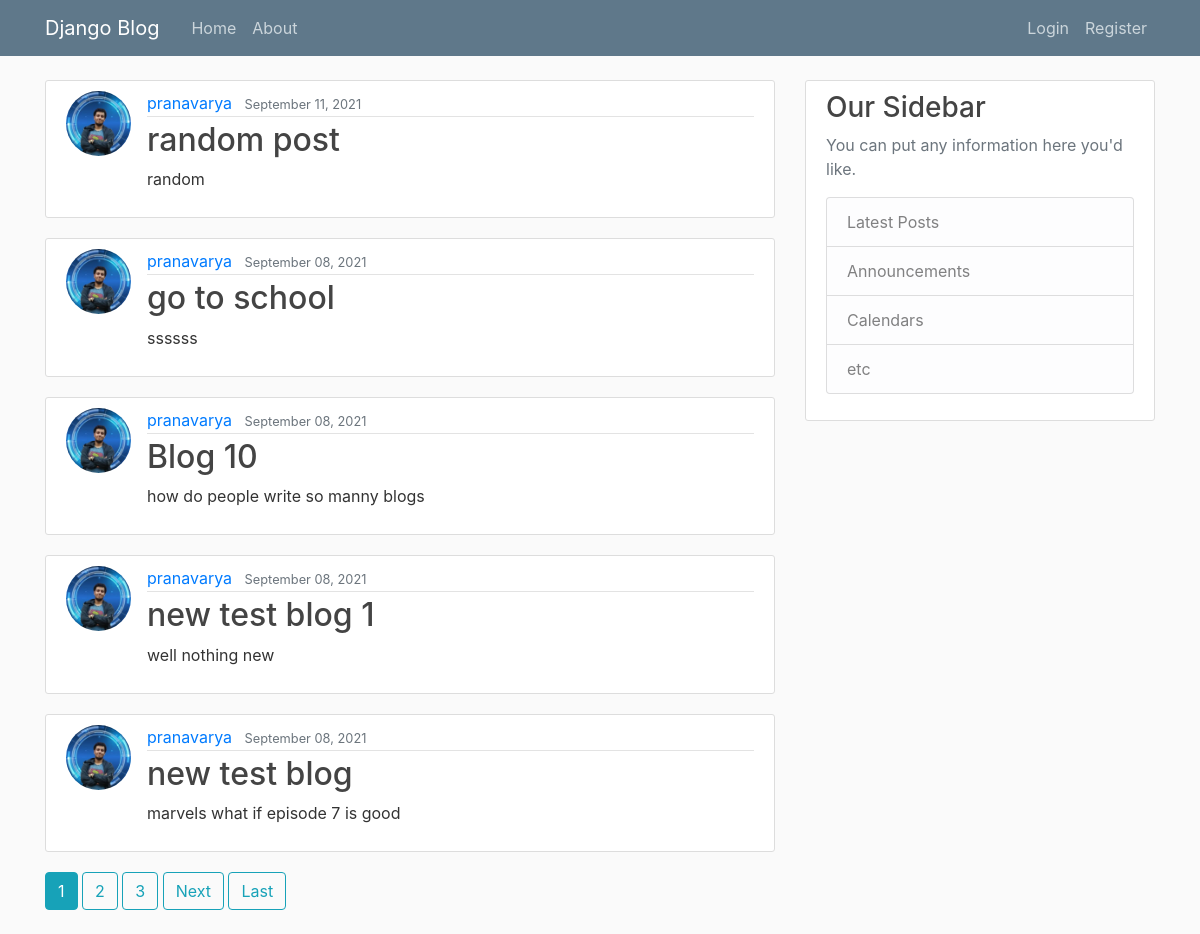
The page / on the database its author committed.
### blog/models.py (models this page shows, shortened)
class post(models.Model):
    title=models.CharField(max_length=100)
    content=models.TextField()
    date_posted=models.DateTimeField(default=timezone.now)
    author=models.ForeignKey(User,on_delete=models.CASCADE)

### users/models.py (models this page shows, shortened)
class Profile(models.Model):
    user = models.OneToOneField(User, on_delete=models.CASCADE)
    image = models.ImageField(default='default.jpg', upload_to='profile_pics')

### blog/views.py (the view)
# urls.py: path('', PostView.as_view(),name="blog-home"),
class PostView(ListView):
    model =  post
    template_name='blog/home.html'
    context_object_name='posts'
    ordering=['-date_posted']
    paginate_by=5

### blog/templates/blog/home.html (shortened to what this page needs)
{% extends "blog/base.html" %}
{% block content %}
    {% for post in posts %}
        <article class="media content-section">
          <img class="rounded-circle article-img" src="{{ post.author.profile.image.url }}">
          <div class="media-body">
            <div class="article-metadata">
              <a class="mr-2" href="{% url 'user-posts' post.author %}">{{ post.author }}</a>
              <small class="text-muted">{{ post.date_posted|date:"F d, Y" }}</small>
            </div>
            <h2><a class="article-title" href="{% url 'post-detail' post.id %}">{{ post.title }}</a></h2>
            <p class="article-content">{{ post.content }}</p>
          </div>
        </article>
    {% endfor %}
    {% if is_paginated %}
      {% for num in page_obj.paginator.page_range %}
          {% if num == page_obj.number %}
            <a class="btn btn-info mb-4" href="?page={{num}}">{{num}}</a>
          {% elif num > page_obj.number|add:"-3" and num < page_obj.number|add:"3" %}
              <a class="btn btn-outline-info mb-4" href="?page={{num}}">{{num}}</a>
          {% endif %}
      {% endfor %}
    {% if page_obj.has_next %}
       <a class="btn btn-outline-info mb-4" href="?page={{ page_obj.next_page_number }}">Next</a>
        <a class="btn btn-outline-info mb-4" href="?page={{ page_obj.paginator.num_pages }}">Last</a>
      {% endif %}
    {% endif %}
{% endblock content %}

### blog/templates/blog/base.html (shortened to what this page needs)
{% load  static %}
<!DOCTYPE html>
<html>
  <head>
    <link rel="stylesheet" href="https://maxcdn.bootstrapcdn.com/bootstrap/4.0.0/css/bootstrap.min.css">
    <link rel="stylesheet" type="text/css" href="{% static 'blog/main.css' %}">
  </head>
  <body>
  <header class="site-header">
  <nav class="navbar navbar-expand-md navbar-dark bg-steel fixed-top">
    <div class="container">
      <a class="navbar-brand mr-4" href="/">Django Blog</a>
      <div class="collapse navbar-collapse" id="navbarToggle">
        <div class="navbar-nav mr-auto">
          <a class="nav-item nav-link" href="/">Home</a>
          <a class="nav-item nav-link" href="/about">About</a>
        </div>
        <div class="navbar-nav">
          {%if user.is_authenticated %}
          <a class="nav-item nav-link" href="{% url 'logout' %}">Logout</a>
          <a class="nav-item nav-link" href="{% url 'profile' %}">profile</a>
          <a class="nav-item nav-link" href="{% url 'post-create' %}">Create a post</a>
          {% else %}
          <a class="nav-item nav-link" href="{% url 'login' %}">Login</a>
          <a class="nav-item nav-link" href="{% url 'register' %}">Register</a>
          {% endif %}
        </div>
      </div>
    </div>
  </nav>
</header>
<main role="main" class="container">
  <div class="row">
    <div class="col-md-8">
      {% block content %}{% endblock %}
    </div>
    <div class="col-md-4">
      <div class="content-section">
        <h3>Our Sidebar</h3>
        <p class='text-muted'>You can put any information here you'd like.
          <ul class="list-group">
            <li class="list-group-item list-group-item-light">Latest Posts</li>
            <li class="list-group-item list-group-item-light">Announcements</li>
            <li class="list-group-item list-group-item-light">Calendars</li>
            <li class="list-group-item list-group-item-light">etc</li>
          </ul>
        </p>
      </div>
    </div>
  </div>
</main>
  </body>
</html>

### blog/static/blog/main.css (style rules this page uses)
body { background: #fafafa; color: #333333; margin-top: 5rem; }
h1, h2, h3, h4, h5, h6 { color: #444444; }
ul { margin: 0; }
.bg-steel { background-color: #5f788a; }
.site-header .navbar-nav .nav-link { color: #cbd5db; }
.content-section { background: #ffffff; padding: 10px 20px; border: 1px solid #dddddd; border-radius: 3px; margin-bottom: 20px; }
.article-title { color: #444444; }
.article-content { white-space: pre-line; }
.article-img { height: 65px; width: 65px; margin-right: 16px; }
.article-metadata { padding-bottom: 1px; margin-bottom: 4px; border-bottom: 1px solid #e3e3e3 }

### rows shown on the page
post: author.profile.image (picture), author "pranavarya", date_posted "September 11, 2021", title "random post", content "random"
post: author.profile.image (picture), author "pranavarya", date_posted "September 08, 2021", title "go to school", content "ssssss"
post: author.profile.image (picture), author "pranavarya", date_posted "September 08, 2021", title "Blog 10", content "how do people write so manny blogs"
post: author.profile.image (picture), author "pranavarya", date_posted "September 08, 2021", title "new test blog 1", content "well nothing new"
post: author.profile.image (picture), author "pranavarya", date_posted "September 08, 2021", title "new test blog", content "marvels what if episode 7 is good"

### other values the page prints
{{ num }} "1"
{{ num }} "2" "3"
